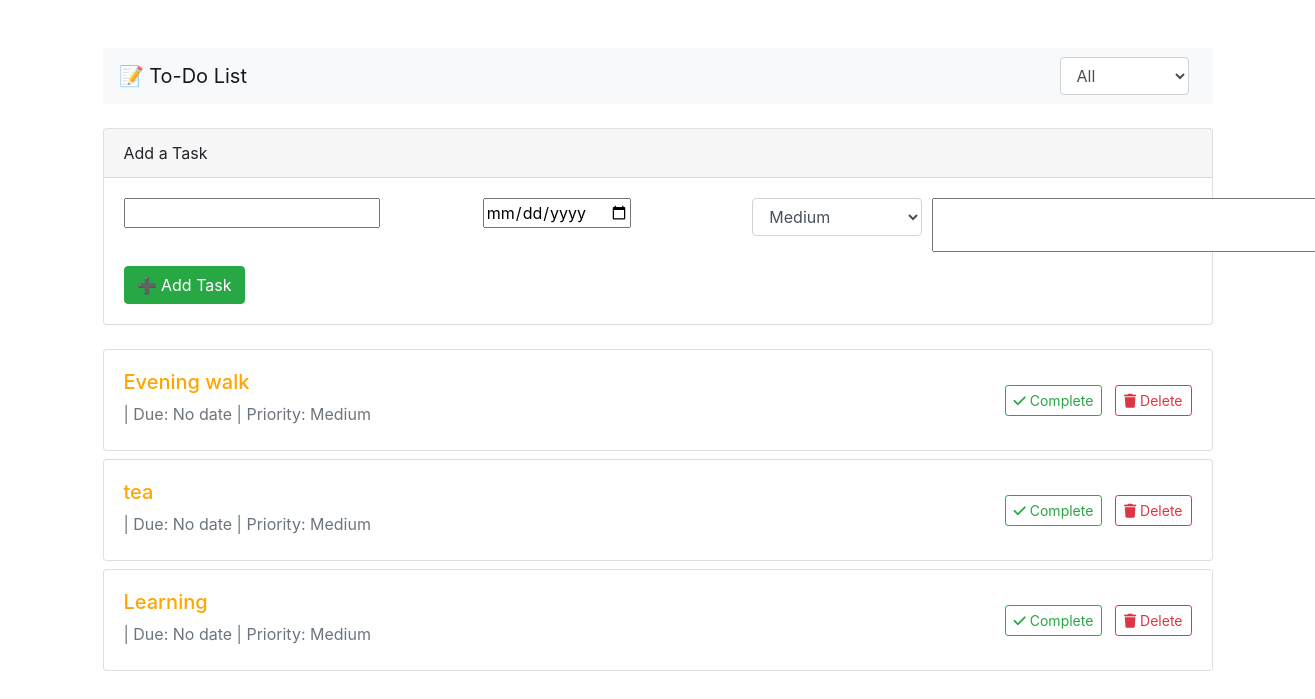
Before: / with the older database file.
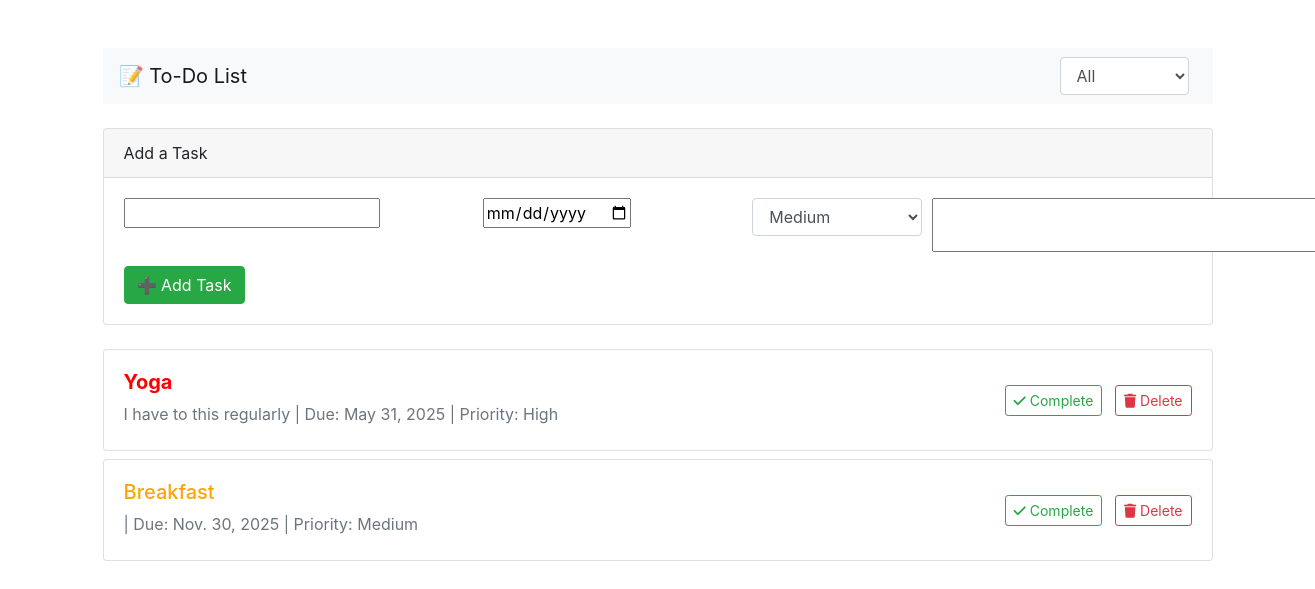
After: the same page with the newer database file.
### todoapp/models.py (models this page shows, shortened)
class Task(models.Model):
    title = models.CharField(max_length=200)
    description = models.TextField(blank=True)
    due_date = models.DateField(null=True, blank=True)
    priority = models.CharField(max_length=10, choices=PRIORITY_CHOICES, default='Medium')
    completed = models.BooleanField(default=False)
    created_at = models.DateTimeField(default=timezone.now)

### todoapp/views.py (the view)
# urls.py: path('', views.task_list, name='task_list'),
def task_list(request):
    tasks = Task.objects.all().order_by('completed', 'priority', 'due_date')
    filter_by = request.GET.get('filter', 'all')
    if filter_by == 'completed':
        tasks = tasks.filter(completed=True)
    elif filter_by == 'pending':
        tasks = tasks.filter(completed=False)
    form = TaskForm()
    if request.method == 'POST':
        form = TaskForm(request.POST)
        if form.is_valid():
            form.save()
            messages.success(request, 'Task added successfully!')
            return redirect('task_list')
    return render(request, 'todoapp/task_list.html', {'tasks': tasks, 'form': form, 'filter_by': filter_by})

### todoapp/forms.py
class TaskForm(forms.ModelForm):
    class Meta:
        model = Task
        fields = ['title', 'description', 'due_date', 'priority']
        widgets = {
            'due_date': forms.DateInput(attrs={'type': 'date'}),
            'priority': forms.Select(attrs={'class': 'form-control'}),
            'description': forms.Textarea(attrs={'rows': 2}),
        }

### todoapp/templates/todoapp/task_list.html (shortened to what this page needs)
{% load static %}
<!DOCTYPE html>
<html lang="en">
<head>
  <link rel="stylesheet" href="https://stackpath.bootstrapcdn.com/bootstrap/4.5.2/css/bootstrap.min.css">
  <link rel="stylesheet" href="https://cdnjs.cloudflare.com/ajax/libs/font-awesome/6.0.0/css/all.min.css">
</head>
<body>
<div class="container mt-5">
  <nav class="navbar navbar-light bg-light mb-4">
    <a class="navbar-brand" href="#">📝 To-Do List</a>
    <form class="form-inline" method="get">
      <select name="filter" onchange="this.form.submit()" class="form-control mr-2">
        <option value="all" {% if filter_by == 'all' %}selected{% endif %}>All</option>
      </select>
    </form>
  </nav>
  <div class="card mb-4">
    <div class="card-header">Add a Task</div>
    <div class="card-body">
      <form method="post">
        <div class="form-row">
          <div class="col-md-4">{{ form.title }}</div>
          <div class="col-md-3">{{ form.due_date }}</div>
          <div class="col-md-2">{{ form.priority }}</div>
          <div class="col-md-3">{{ form.description }}</div>
        </div>
        <button type="submit" class="btn btn-success mt-2">➕ Add Task</button>
      </form>
    </div>
  </div>
  {% for task in tasks %}
    <div class="card mb-2 {% if task.completed %}bg-light{% endif %}">
      <div class="card-body d-flex justify-content-between align-items-center">
        <div>
          <h5 class="{% if task.completed %}task-completed{% endif %}">
            <span class="priority-{{ task.priority }}">{{ task.title }}</span>
          </h5>
          <p class="mb-1 text-muted">
            {{ task.description }} | Due: {{ task.due_date|default:"No date" }} | Priority: {{ task.priority }}
          </p>
        </div>
        <div>
          <a href="{% url 'mark_complete' task.id %}" class="btn btn-sm btn-outline-{% if task.completed %}secondary{% else %}success{% endif %}">
            {% if task.completed %}Undo{% else %}<i class="fa fa-check"></i> Complete{% endif %}
          </a>
          <a href="{% url 'delete_task' task.id %}" class="btn btn-sm btn-outline-danger ml-2" onclick="return confirm('Delete this task?')">
            <i class="fa fa-trash"></i> Delete
          </a>
        </div>
      </div>
    </div>
  {% empty %}
    <p>No tasks yet. Start by adding one above! 😃</p>
  {% endfor %}
</div>
</body>
</html>

### todoapp/templates/todoapp/task_list.html (style rules this page uses)
.priority-High { color: red; font-weight: bold; }
.priority-Medium { color: orange; }

Changed rows visible on the page:
removed Task: title "Evening walk", due_date "No date", priority "Medium", completed False (drawn)
removed Task: title "tea", due_date "No date", priority "Medium", completed False (drawn)
removed Task: title "Learning", due_date "No date", priority "Medium", completed False (drawn)
added Task: title "Yoga", description "I have to this regularly", due_date "May 31, 2025", priority "High", completed False (drawn)
added Task: title "Breakfast", due_date "Nov. 30, 2025", priority "Medium", completed False (drawn)
